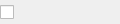
<?xml version="1.0" encoding="UTF-8"?>
<ui version="4.0">
 <class>rgPipelineStateEditorWidgetBool</class>
 <widget class="QWidget" name="rgPipelineStateEditorWidgetBool">
  <property name="geometry">
   <rect>
    <x>0</x>
    <y>0</y>
    <width>119</width>
    <height>24</height>
   </rect>
  </property>
  <property name="windowTitle">
   <string>Form</string>
  </property>
  <layout class="QHBoxLayout" name="horizontalLayout">
   <property name="spacing">
    <number>0</number>
   </property>
   <property name="leftMargin">
    <number>0</number>
   </property>
   <property name="topMargin">
    <number>0</number>
   </property>
   <property name="rightMargin">
    <number>0</number>
   </property>
   <property name="bottomMargin">
    <number>0</number>
   </property>
   <item>
    <widget class="rgCheckBox" name="valueCheckbox">
     <property name="sizePolicy">
      <sizepolicy hsizetype="Preferred" vsizetype="Preferred">
       <horstretch>0</horstretch>
       <verstretch>0</verstretch>
      </sizepolicy>
     </property>
     <property name="cursor">
      <cursorShape>PointingHandCursor</cursorShape>
     </property>
     <property name="styleSheet">
      <string notr="true">margin-left:0%;
margin-right:100%;</string>
     </property>
     <property name="text">
      <string/>
     </property>
    </widget>
   </item>
   <item>
    <spacer name="horizontalSpacer">
     <property name="orientation">
      <enum>Qt::Horizontal</enum>
     </property>
     <property name="sizeHint" stdset="0">
      <size>
       <width>40</width>
       <height>20</height>
      </size>
     </property>
    </spacer>
   </item>
  </layout>
 </widget>
 <customwidgets>
  <customwidget>
   <class>rgCheckBox</class>
   <extends>QCheckBox</extends>
   <header>./Include/Qt/rgCheckBox.h</header>
   <container>1</container>
  </customwidget>
 </customwidgets>
 <resources/>
 <connections/>
</ui>
